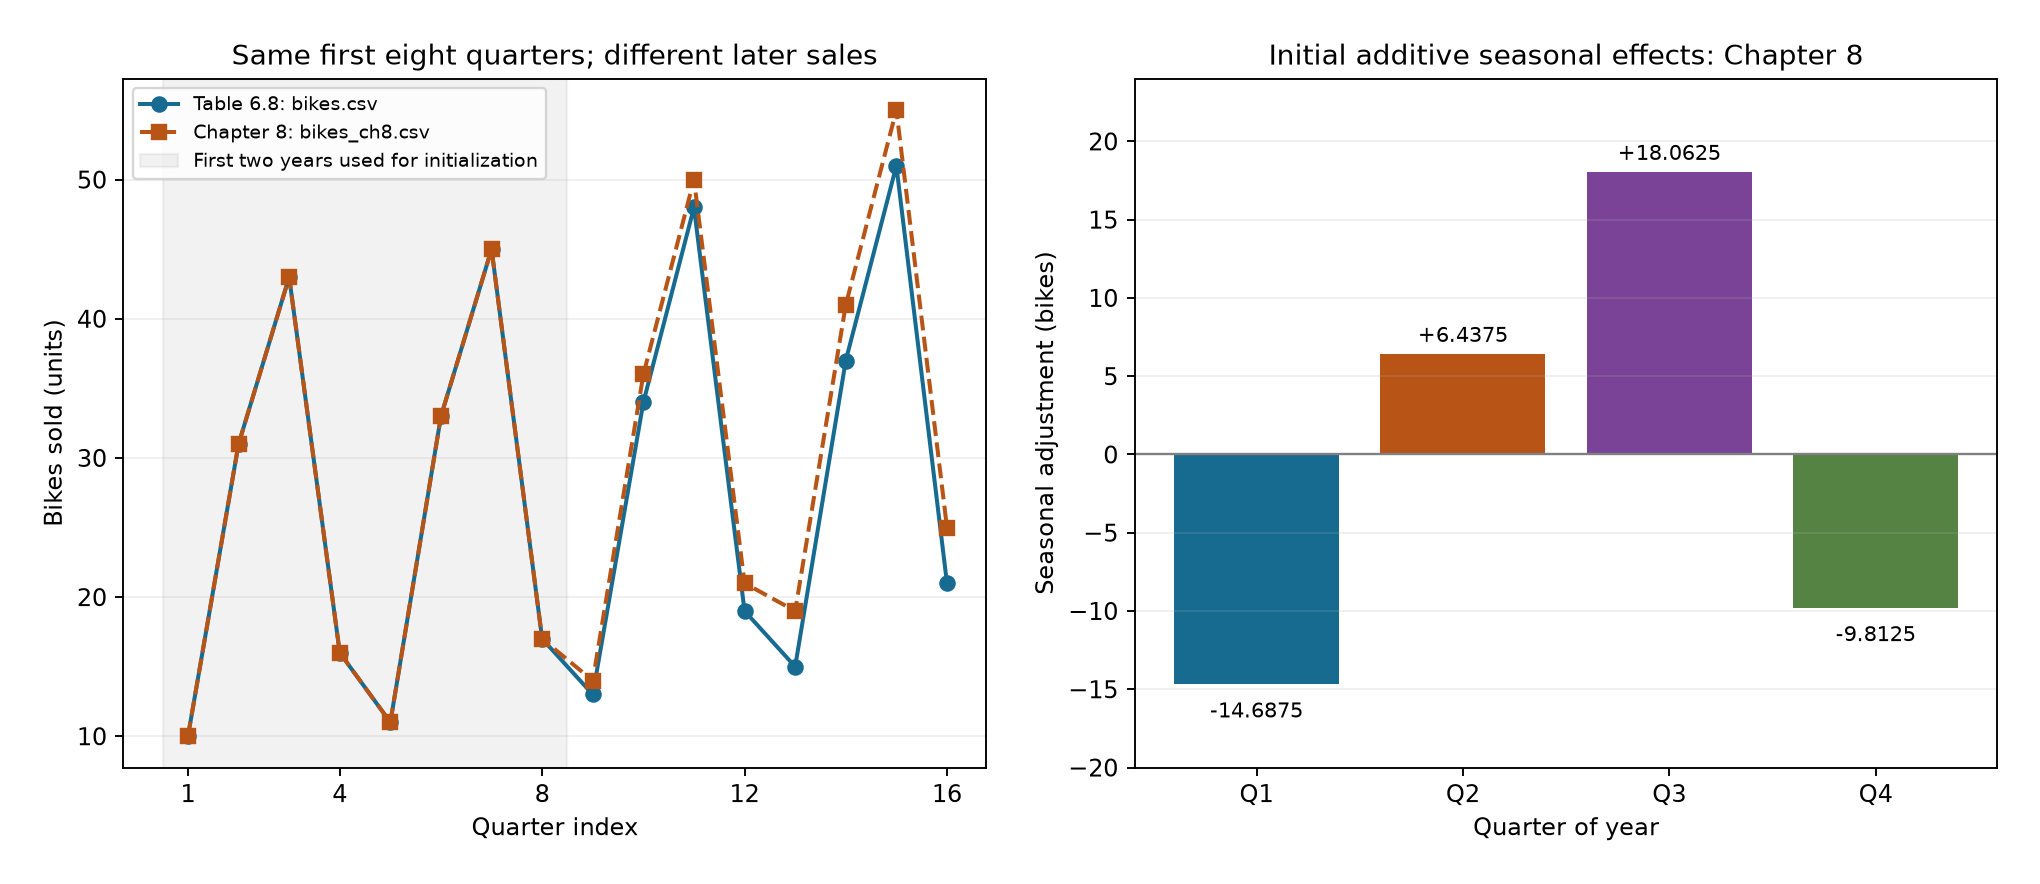

Generate this figure with Python:
"""Compare bike series; first-two-cycle additive initialization.
Explicit annual-average trend convention, not undocumented software output.
Deterministic; no random seed used.
"""
from pathlib import Path
import csv
import numpy as np
import matplotlib
matplotlib.use('Agg')
import matplotlib.pyplot as plt
root=Path(__file__).resolve().parent
def read(name):
    with (root/name).open() as f:
        return np.array([float(r['y']) for r in csv.DictReader(f)])
a=read('bikes.csv');y=read('bikes_ch8.csv');m=4
years=y[:8].reshape(2,m)
means=years.mean(axis=1)
b=(means[1]-means[0])/m
l=means[0]-b*2.5
ts=np.arange(1,9)
residual=y[:8]-(l+b*ts)
season= residual.reshape(2,m).mean(axis=0)
assert np.isclose(season.sum(),0)
print('Year means:',means,'initial trend:',b,'L0:',l,'L8:',l+8*b)
print('Seasonal factors:',season,'sum:',season.sum())
for i in range(4):
    print('year',i+1,'Table6.8',a[i*4:(i+1)*4], 'Chapter8',y[i*4:(i+1)*4], 'difference',(y-a)[i*4:(i+1)*4])
for t,actual,base,res in zip(ts,y[:8],l+b*ts,residual):
    print(f'week index {t}: actual={actual}, trend baseline={base}, detrended={res}')
for h in range(1,5):
    target=8+h
    print('Forecast from initialized state at8:',target,l+target*b+season[(target-1)%4])
with (root/'bikes_difference_turn13.csv').open('w',newline='') as f:
    w=csv.writer(f);w.writerow(['quarter_index','year','quarter_of_year','Table6_8','Chapter8','Chapter8_minus_Table6_8'])
    w.writerows([[i+1,i//4+1,i%4+1,a[i],y[i],y[i]-a[i]] for i in range(16)])
with (root/'bikes_init_turn13.csv').open('w',newline='') as f:
    w=csv.writer(f);w.writerow(['season','year1_observation','year2_observation','year1_detrended','year2_detrended','initial_seasonal_factor','L0','B0','L8'])
    w.writerows([[j+1,years[0,j],years[1,j],residual[j],residual[j+4],season[j],l,b,l+8*b] for j in range(4)])
fig,axes=plt.subplots(1,2,figsize=(12,5.2))
axes[0].plot(range(1,17),a,'o-',lw=1.7,color='#176b91',label='Table 6.8: bikes.csv')
axes[0].plot(range(1,17),y,'s--',lw=1.7,color='#b85416',label='Chapter 8: bikes_ch8.csv')
axes[0].axvspan(.5,8.5,color='gray',alpha=.1,label='First two years used for initialization')
axes[0].set(title='Same first eight quarters; different later sales',xlabel='Quarter index',ylabel='Bikes sold (units)',xticks=[1,4,8,12,16])
axes[0].legend(loc='upper left',fontsize=8)
axes[1].bar(range(1,5),season,color=['#176b91','#b85416','#7b4397','#558344'])
axes[1].axhline(0,color='gray',lw=1)
for j,s in enumerate(season,1):
    axes[1].annotate(f'{s:+.4f}',(j,s),xytext=(0,5 if s>0 else -14),textcoords='offset points',ha='center',fontsize=9)
axes[1].set(title='Initial additive seasonal effects: Chapter 8',xlabel='Quarter of year',ylabel='Seasonal adjustment (bikes)',xticks=[1,2,3,4],xticklabels=['Q1','Q2','Q3','Q4'],ylim=(-20,24))
for ax in axes:ax.grid(axis='y',alpha=.2)
fig.tight_layout(pad=1.8,w_pad=2)
fig.savefig(root/'bikes_initialization_turn13.png',dpi=170)
plt.close(fig)
